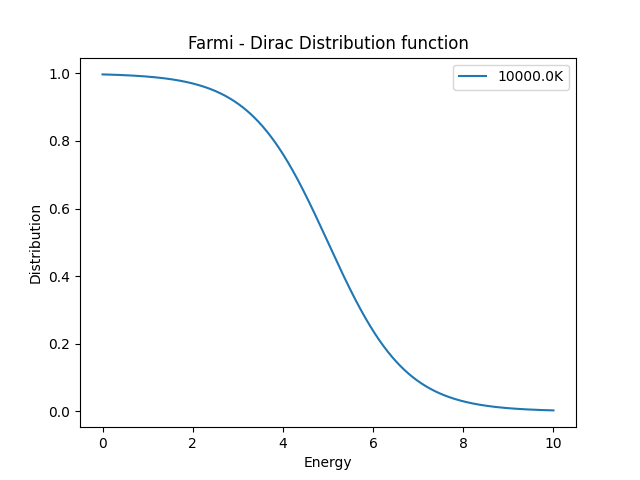

The Python source for this figure:
from matplotlib import pyplot as plt
import numpy as np
from scipy import constants

x = np.linspace(0, 10, 10000)

# Maxwell Boltzman distribution
T = 10000.0
k = constants.k
kev = k/constants.e
y = 1/(np.exp((x-5)/(kev*T))+1)
# Note that even in the OO-style, we use `.pyplot.figure` to create the figure.
fig, ax = plt.subplots()  # Create a figure and an axes.
ax.plot(x, y, label= str(T) + 'K')  # Plot some data on the axes.
# Plot more data on the axes...
ax.set_xlabel("Energy")  # Add an x-label to the axes.
ax.set_ylabel("Distribution")  # Add a y-label to the axes.
ax.set_title("Farmi - Dirac Distribution function")  # Add a title to the axes.
ax.legend()  # Add a legend.
plt.show()
